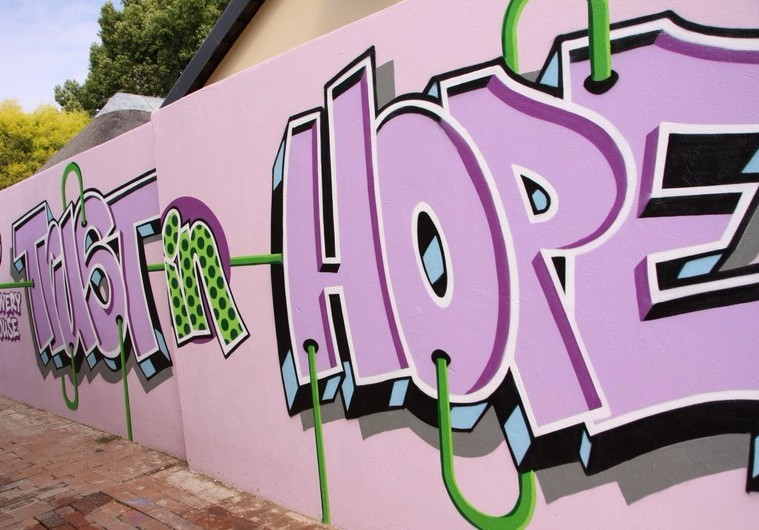
#> input picture BlueCrown/Global_Hope_Foundation/13010626_n.jpg, 759 x 530 px
$ python -i cc_media_crop_and_prompt_v008.py   (imports and definitions only)
#> lines starting #> are read from the running program, lines starting #| are printed output that depends on the picture
#> further down, picture is the input picture: PIL image 759x530 RGB; mean R, G, B 166.3, 142.7, 156.6
#!/usr/bin/env python3
"""Classies Chronicles v0.08.00: Comic-to-Video Cropping, 16:9 Framing and Dual-Reference Prompt Pack Utility.

Dependencies: Python 3.9+, Pillow.
Usage examples:
    python cc_media_crop_and_prompt_v008.py --self-test
    python cc_media_crop_and_prompt_v008.py crop --input page01.png --mode mode1 --focal center --output act001_frame.png
    python cc_media_crop_and_prompt_v008.py crop --input page01.png --mode mode4 --output act016_challenge_frame.png
    python cc_media_crop_and_prompt_v008.py split --input1 panel1.png --input2 panel2.png --output act007_split.png
    python cc_media_crop_and_prompt_v008.py prompt --act-id A001 --subject "Enka Yamoah" --action "looks through office window"

This utility enforces the 16:9 widescreen default (1920x1080), the 4 standardized cropping
modes, the act motion taxonomy, and the dual-reference prompt architecture.
"""
from __future__ import annotations

import argparse
import hashlib
import json
import sys
import unittest
from dataclasses import asdict, dataclass
from pathlib import Path
from typing import Dict, List, Optional, Tuple

try:
    from PIL import Image, ImageFilter, ImageOps
except ImportError as exc:
    raise SystemExit("Pillow is required: pip install Pillow") from exc


WIDESCREEN_WIDTH = 1920
WIDESCREEN_HEIGHT = 1080
TARGET_ASPECT_RATIO = WIDESCREEN_WIDTH / WIDESCREEN_HEIGHT  # 1.7777777777777777


class GeometryError(ValueError):
    """Raised when geometric constraints or aspect calculations are invalid."""
    pass


@dataclass
class ActPromptSpec:
    act_id: str
    duration_seconds: float
    motion_class: str
    pacing_tempo: str
    camera_grammar: str
    vfx_level: str
    audio_profile: str
    character_name: str
    character_canon_ref: str
    cropped_panel_ref: str
    motivated_action: str
    cinematography: str
    lighting_atmosphere: str
    negative_prompt: str

    # [46 lines left out: functions to_formatted_prompt, crop_mode1_pan_and_scan, not called in this run]


def crop_mode2_outpainted_extension(img: Image.Image, placement: str = "center") -> Image.Image:
    """Mode 2: AI Background Outpainting / Horizontal Extension.

    Places the 9:16 panel in the canvas and extends the margins.
    """
#> called with placement = 'center'
    w, h = img.size
#> w = 759; h = 530
    # Scale img proportionally so its height matches 1080
    scale = WIDESCREEN_HEIGHT / h
#> scale = 2.04
    new_w = int(w * scale)
#> new_w = 1546
    new_h = WIDESCREEN_HEIGHT
    resized_panel = img.resize((new_w, new_h), Image.Resampling.LANCZOS)

    canvas = Image.new("RGBA", (WIDESCREEN_WIDTH, WIDESCREEN_HEIGHT), (15, 20, 28, 255))
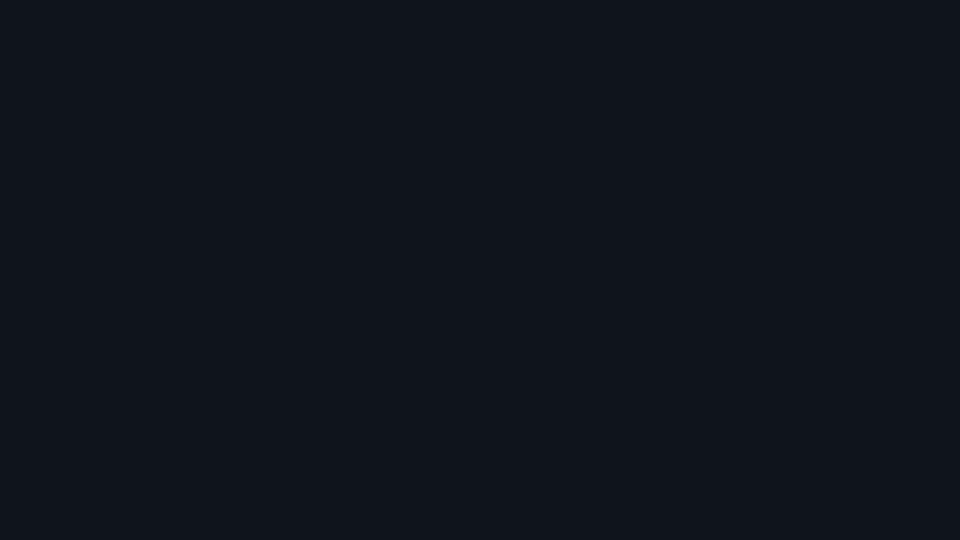
#> canvas: PIL image 1920x1080 RGBA (shown at 1/2 size); mean R, G, B, A 15, 20, 28, 255

    if placement == "left":
        pos_x = 80
    elif placement == "right":
        pos_x = WIDESCREEN_WIDTH - new_w - 80
    else:  # center
        pos_x = (WIDESCREEN_WIDTH - new_w) // 2
#> pos_x = 187

    # Fill background wings with subtle gradient or edge extension
    left_edge_color = resized_panel.getpixel((0, new_h // 2))
#> left_edge_color = (154, 117, 134)
    right_edge_color = resized_panel.getpixel((new_w - 1, new_h // 2))
#> right_edge_color = (36, 23, 33)

    left_wing = Image.new("RGBA", (pos_x, WIDESCREEN_HEIGHT), left_edge_color)
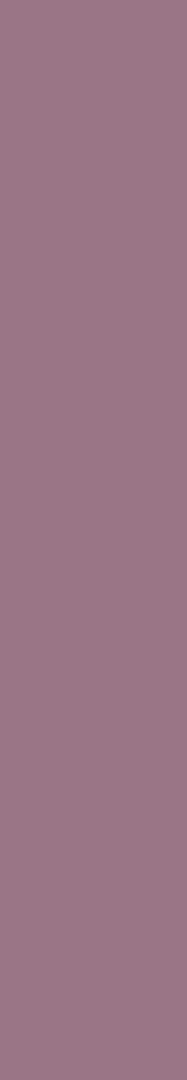
#> left_wing: PIL image 187x1080 RGBA; mean R, G, B, A 154, 117, 134, 255
    right_wing_w = WIDESCREEN_WIDTH - (pos_x + new_w)
#> right_wing_w = 187
    right_wing = Image.new("RGBA", (max(0, right_wing_w), WIDESCREEN_HEIGHT), right_edge_color)
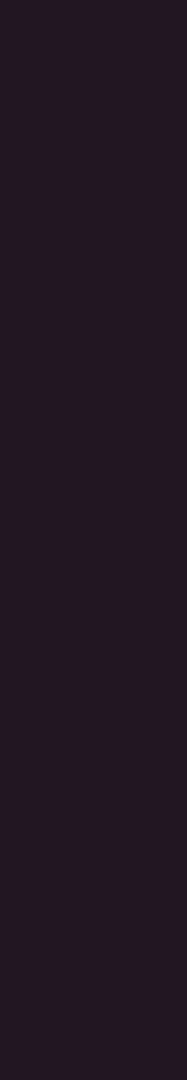
#> right_wing: PIL image 187x1080 RGBA; mean R, G, B, A 36, 23, 33, 255

    canvas.paste(left_wing, (0, 0))
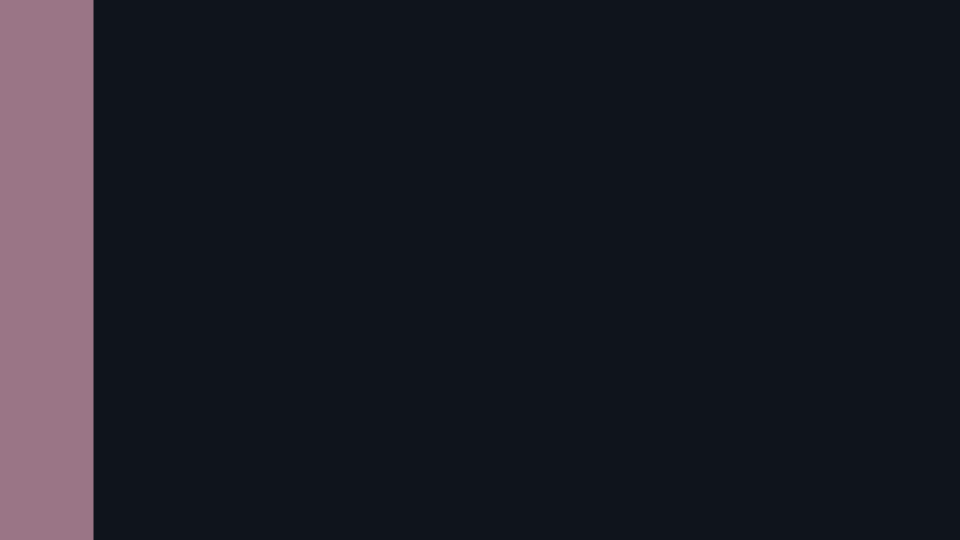
#> canvas: PIL image 1920x1080 RGBA (shown at 1/2 size); mean R, G, B, A 28.5, 29.4, 38.3, 255
    canvas.paste(right_wing, (pos_x + new_w, 0))
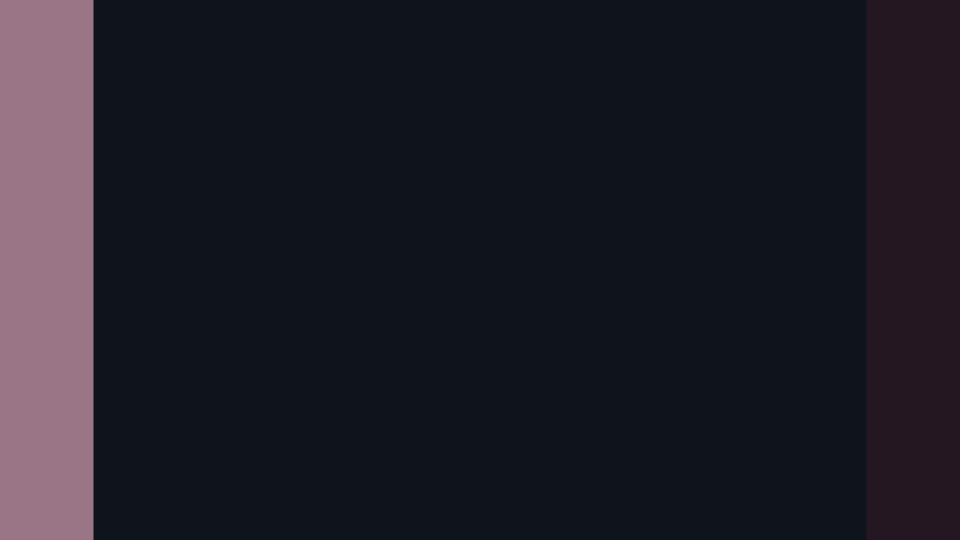
#> canvas: PIL image 1920x1080 RGBA (shown at 1/2 size); mean R, G, B, A 30.6, 29.7, 38.8, 255
    canvas.paste(resized_panel, (pos_x, 0))
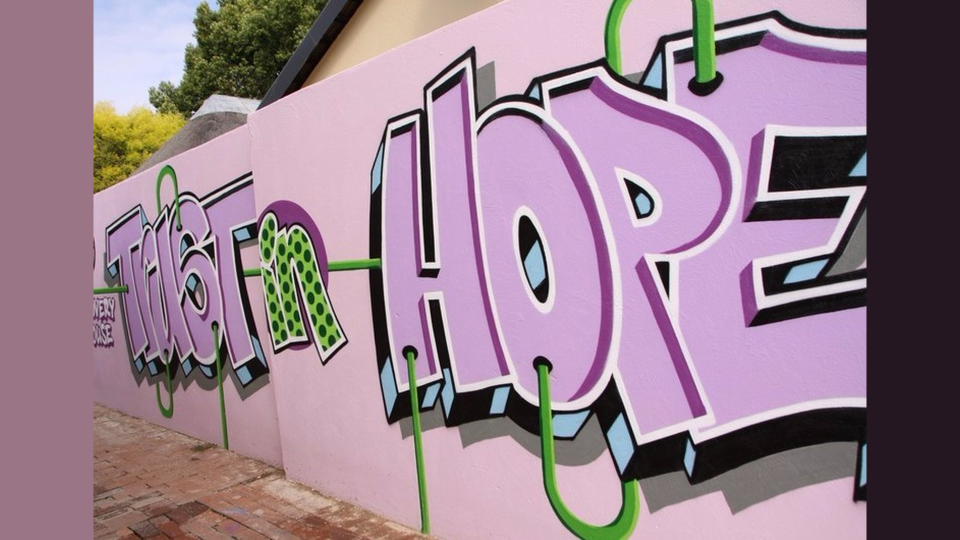
#> canvas: PIL image 1920x1080 RGBA (shown at 1/2 size); mean R, G, B, A 152.4, 128.6, 142.3, 255
    return canvas.convert("RGB")


# [46 lines left out: functions crop_mode3_split_screen, crop_mode4_pillarbox_blurred_wings, not called in this run]


class MediaToolSelfTests(unittest.TestCase):
    # [90 lines left out: functions test_mode1_geometry, test_mode2_geometry, test_mode3_geometry, test_mode4_geometry, test_prompt_spec_formatter, main, not called in this run]


# [2 lines not run here, left out]

>>> from PIL import Image
>>> picture = Image.open('../../../../../Global_Hope_Foundation/13010626_n.jpg')
>>> result = crop_mode2_outpainted_extension(picture)

$ run again, on BlueCrown/Global_Hope_Foundation/HopefulWay-Oxford_House/120136375_791761091581700_2896139329264720107_o.jpg
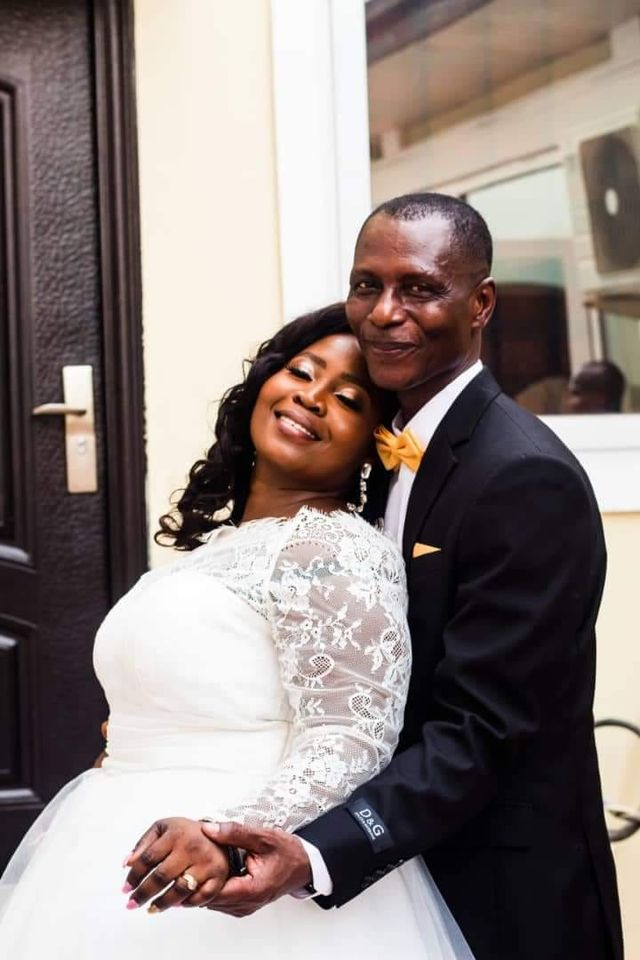
#> input picture BlueCrown/Global_Hope_Foundation/HopefulWay-Oxford_House/120136375_791761091581700_2896139329264720107_o.jpg, 640 x 960 px
#> picture is the input picture: PIL image 640x960 RGB; mean R, G, B 141.1, 129.4, 126.3
#> left_edge_color = (48, 42, 42)
#> right_edge_color = (246, 246, 246)
#> in crop_mode2_outpainted_extension, `canvas.paste(right_wing, (pos_x + new_w, 0))`:
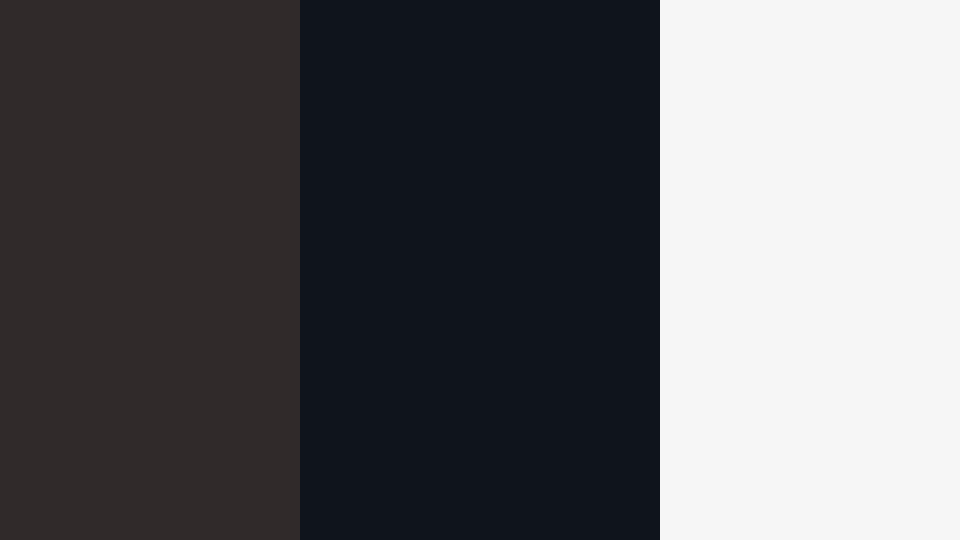
#> canvas: PIL image 1920x1080 RGBA (shown at 1/2 size); mean R, G, B, A 97.5, 97.5, 100.5, 255
#> in crop_mode2_outpainted_extension, `canvas.paste(resized_panel, (pos_x, 0))`:
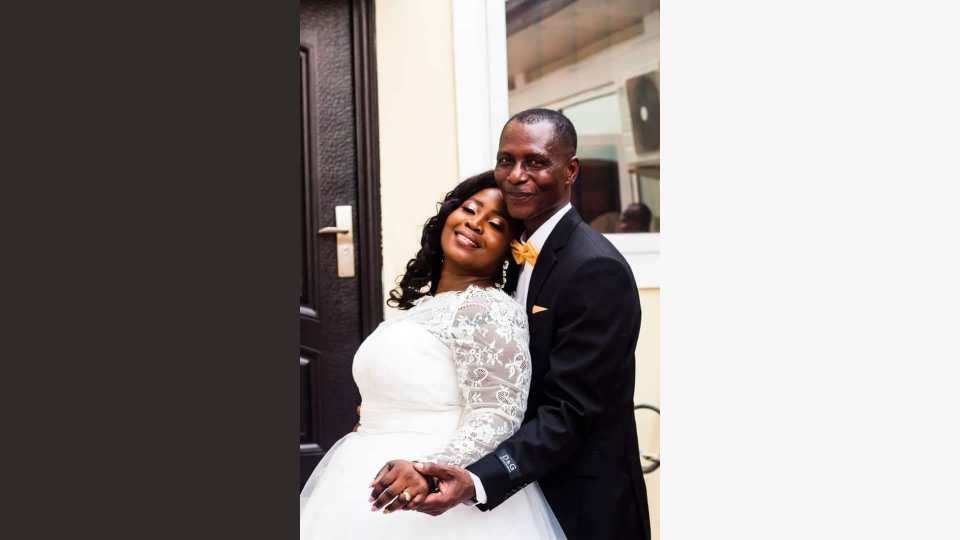
#> canvas: PIL image 1920x1080 RGBA (shown at 1/2 size); mean R, G, B, A 144.8, 138.5, 137.3, 255
